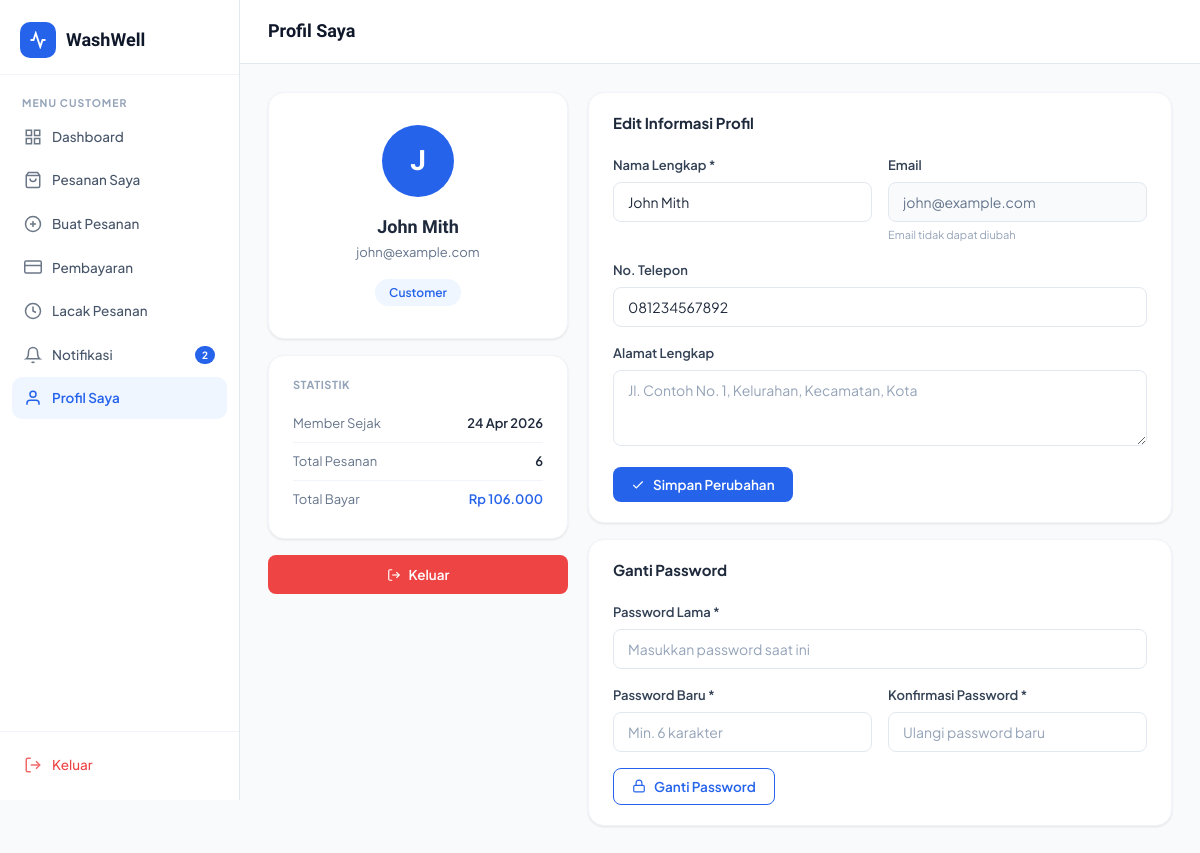
The app's page /customer/profile.php (signed in) with its own data.
### tables this page shows
CREATE TABLE IF NOT EXISTS users (
    id         INT AUTO_INCREMENT PRIMARY KEY,
    name       VARCHAR(100) NOT NULL,
    email      VARCHAR(150) UNIQUE NOT NULL,
    password   VARCHAR(255) NOT NULL,
    phone      VARCHAR(20),
    address    TEXT,
    role       ENUM('customer','admin') DEFAULT 'customer',
    created_at TIMESTAMP DEFAULT CURRENT_TIMESTAMP,
    updated_at TIMESTAMP DEFAULT CURRENT_TIMESTAMP ON UPDATE CURRENT_TIMESTAMP
);

### includes/auth.php (called while the page is built, shortened)
<?php
require_once __DIR__ . '/config.php';
function getCurrentUser() {
    $db = getDB();
    $id = (int)$_SESSION['user_id'];
    $res = $db->query("SELECT * FROM users WHERE id=$id LIMIT 1");
    return $res ? $res->fetch_assoc() : null;
}
function getUnreadNotifs($userId) {
    $db = getDB();
    $uid = (int)$userId;
    $res = $db->query("SELECT COUNT(*) as cnt FROM notifications WHERE user_id=$uid AND is_read=0");
    return $res ? (int)$res->fetch_assoc()['cnt'] : 0;
}
?>

### includes/config.php (called while the page is built, shortened)
<?php
function formatRupiah($amount) {
    return 'Rp ' . number_format($amount, 0, ',', '.');
}
?>

### customer/profile.php (the view, shortened to what this page needs)
<?php
require_once '../includes/auth.php';
$db = getDB();
$user = getCurrentUser();
$uid = (int)$user['id'];
$totalOrders  = $db->query("SELECT COUNT(*) as c FROM orders WHERE user_id=$uid")->fetch_assoc()['c'];
$totalSpent   = $db->query("SELECT COALESCE(SUM(t.amount),0) as s FROM transactions t JOIN orders o ON t.order_id=o.id WHERE o.user_id=$uid AND t.status='success'")->fetch_assoc()['s'];
$memberSince  = date('d M Y', strtotime($user['created_at']));
?>
<!DOCTYPE html>
<html lang="id">
<head>
<link rel="stylesheet" href="../assets/css/style.css">
</head>
<body>
<div class="app-layout">
    <?php require_once('../customer/sidebar.php'); ?>
    <div class="main-content">
        <header class="topbar">
            <div class="topbar-left">
                <div class="topbar-title">Profil Saya</div>
            </div>
        </header>
        <main class="page-content">
            <div style="display:grid;grid-template-columns:300px 1fr;gap:20px;align-items:start;">
                <div style="display:flex;flex-direction:column;gap:16px;">
                    <div class="card">
                        <div class="card-body" style="text-align:center;padding:32px 24px;">
                            <div style="width:72px;height:72px;border-radius:50%;background:var(--primary);display:flex;align-items:center;justify-content:center;font-size:28px;font-weight:800;color:white;margin:0 auto 16px;font-family:'Sora',sans-serif;">
                                <?= strtoupper(substr($user['name'],0,1)) ?>
                            </div>
                            <div style="font-family:'Sora',sans-serif;font-size:18px;font-weight:700;"><?= htmlspecialchars($user['name']) ?></div>
                            <div style="font-size:13px;color:var(--gray-500);margin-bottom:16px;"><?= htmlspecialchars($user['email']) ?></div>
                            <span style="display:inline-block;background:var(--primary-bg);color:var(--primary);padding:4px 14px;border-radius:20px;font-size:12px;font-weight:600;">Customer</span>
                        </div>
                    </div>
                    <div class="card">
                        <div class="card-body">
                            <div style="font-size:11px;font-weight:700;text-transform:uppercase;letter-spacing:0.5px;color:var(--gray-400);margin-bottom:12px;">Statistik</div>
                            <div style="display:flex;justify-content:space-between;padding:8px 0;border-bottom:1px solid var(--gray-100);font-size:13px;">
                                <span style="color:var(--gray-500);">Member Sejak</span>
                                <span style="font-weight:600;"><?= $memberSince ?></span>
                            </div>
                            <div style="display:flex;justify-content:space-between;padding:8px 0;border-bottom:1px solid var(--gray-100);font-size:13px;">
                                <span style="color:var(--gray-500);">Total Pesanan</span>
                                <span style="font-weight:600;"><?= $totalOrders ?></span>
                            </div>
                            <div style="display:flex;justify-content:space-between;padding:8px 0;font-size:13px;">
                                <span style="color:var(--gray-500);">Total Bayar</span>
                                <span style="font-weight:600;color:var(--primary);"><?= formatRupiah($totalSpent) ?></span>
                            </div>
                        </div>
                    </div>
                    <a href="logout.php" class="btn btn-danger btn-full" onclick="return confirm('Yakin ingin keluar?')">
                        <svg width="14" height="14" viewBox="0 0 24 24" fill="none" stroke="currentColor" stroke-width="2"><path d="M9 21H5a2 2 0 0 1-2-2V5a2 2 0 0 1 2-2h4"/><polyline points="16 17 21 12 16 7"/><line x1="21" y1="12" x2="9" y2="12"/></svg>
                        Keluar
                    </a>
                </div>
                <div style="display:flex;flex-direction:column;gap:16px;">
                    <div class="card">
                        <div class="card-header"><span class="card-title">Edit Informasi Profil</span></div>
                        <div class="card-body">
                            <form method="POST">
                                <div style="display:grid;grid-template-columns:1fr 1fr;gap:16px;">
                                    <div class="form-group">
                                        <label class="form-label">Nama Lengkap *</label>
                                        <input type="text" name="name" class="form-control" value="<?= htmlspecialchars($user['name']) ?>" required>
                                    </div>
                                    <div class="form-group">
                                        <label class="form-label">Email</label>
                                        <input type="email" class="form-control" value="<?= htmlspecialchars($user['email']) ?>" disabled style="background:var(--gray-50);color:var(--gray-500);">
                                        <small style="font-size:11px;color:var(--gray-400);">Email tidak dapat diubah</small>
                                    </div>
                                </div>
                                <div class="form-group">
                                    <label class="form-label">No. Telepon</label>
                                    <input type="text" name="phone" class="form-control" value="<?= htmlspecialchars($user['phone'] ?? '') ?>" placeholder="081234567890">
                                </div>
                                <div class="form-group">
                                    <label class="form-label">Alamat Lengkap</label>
                                    <textarea name="address" class="form-control" rows="3" placeholder="Jl. Contoh No. 1, Kelurahan, Kecamatan, Kota"><?= htmlspecialchars($user['address'] ?? '') ?></textarea>
                                </div>
                                <button type="submit" class="btn btn-primary">
                                    <svg width="14" height="14" viewBox="0 0 24 24" fill="none" stroke="currentColor" stroke-width="2"><polyline points="20 6 9 17 4 12"/></svg>
                                    Simpan Perubahan
                                </button>
                            </form>
                        </div>
                    </div>
                    <div class="card">
                        <div class="card-header"><span class="card-title">Ganti Password</span></div>
                        <div class="card-body">
                            <form method="POST">
                                <div class="form-group">
                                    <label class="form-label">Password Lama *</label>
                                    <input type="password" name="old_password" class="form-control" placeholder="Masukkan password saat ini" required>
                                </div>
                                <div style="display:grid;grid-template-columns:1fr 1fr;gap:16px;">
                                    <div class="form-group">
                                        <label class="form-label">Password Baru *</label>
                                        <input type="password" name="new_password" class="form-control" placeholder="Min. 6 karakter" required>
                                    </div>
                                    <div class="form-group">
                                        <label class="form-label">Konfirmasi Password *</label>
                                        <input type="password" name="confirm_password" class="form-control" placeholder="Ulangi password baru" required>
                                    </div>
                                </div>
                                <button type="submit" class="btn btn-outline">
                                    <svg width="14" height="14" viewBox="0 0 24 24" fill="none" stroke="currentColor" stroke-width="2"><rect x="3" y="11" width="18" height="11" rx="2" ry="2"/><path d="M7 11V7a5 5 0 0 1 10 0v4"/></svg>
                                    Ganti Password
                                </button>
                            </form>
                        </div>
                    </div>
                </div>
            </div>
        </main>
    </div>
</div>
</body>
</html>

### customer/sidebar.php (shortened to what this page needs)
<?php
$currentUser = getCurrentUser();
$notifCount = getUnreadNotifs($currentUser['id']);
$currentPage = basename($_SERVER['PHP_SELF'], '.php');
$navItems = [
    ['page'=>'dashboard','icon'=>'<svg width="18" height="18" viewBox="0 0 24 24" fill="none" stroke="currentColor" stroke-width="2"><rect x="3" y="3" width="7" height="7"/><rect x="14" y="3" width="7" height="7"/><rect x="3" y="14" width="7" height="7"/><rect x="14" y="14" width="7" height="7"/></svg>','label'=>'Dashboard','url'=>'dashboard.php'],
    ['page'=>'orders','icon'=>'<svg width="18" height="18" viewBox="0 0 24 24" fill="none" stroke="currentColor" stroke-width="2"><path d="M6 2L3 6v14a2 2 0 0 0 2 2h14a2 2 0 0 0 2-2V6l-3-4z"/><line x1="3" y1="6" x2="21" y2="6"/><path d="M16 10a4 4 0 0 1-8 0"/></svg>','label'=>'Pesanan Saya','url'=>'orders.php'],
    ['page'=>'new_order','icon'=>'<svg width="18" height="18" viewBox="0 0 24 24" fill="none" stroke="currentColor" stroke-width="2"><circle cx="12" cy="12" r="10"/><line x1="12" y1="8" x2="12" y2="16"/><line x1="8" y1="12" x2="16" y2="12"/></svg>','label'=>'Buat Pesanan','url'=>'new_order.php'],
    ['page'=>'payments','icon'=>'<svg width="18" height="18" viewBox="0 0 24 24" fill="none" stroke="currentColor" stroke-width="2"><rect x="1" y="4" width="22" height="16" rx="2" ry="2"/><line x1="1" y1="10" x2="23" y2="10"/></svg>','label'=>'Pembayaran','url'=>'payments.php'],
    ['page'=>'tracking','icon'=>'<svg width="18" height="18" viewBox="0 0 24 24" fill="none" stroke="currentColor" stroke-width="2"><circle cx="12" cy="12" r="10"/><polyline points="12 6 12 12 16 14"/></svg>','label'=>'Lacak Pesanan','url'=>'tracking.php'],
    ['page'=>'notifications','icon'=>'<svg width="18" height="18" viewBox="0 0 24 24" fill="none" stroke="currentColor" stroke-width="2"><path d="M18 8A6 6 0 0 0 6 8c0 7-3 9-3 9h18s-3-2-3-9"/><path d="M13.73 21a2 2 0 0 1-3.46 0"/></svg>','label'=>'Notifikasi','url'=>'notifications.php'],
    ['page'=>'profile','icon'=>'<svg width="18" height="18" viewBox="0 0 24 24" fill="none" stroke="currentColor" stroke-width="2"><path d="M20 21v-2a4 4 0 0 0-4-4H8a4 4 0 0 0-4 4v2"/><circle cx="12" cy="7" r="4"/></svg>','label'=>'Profil Saya','url'=>'profile.php'],
];
?>
<aside class="sidebar" id="sidebar">
    <div class="sidebar-logo">
        <div class="logo-icon">
            <svg width="18" height="18" viewBox="0 0 24 24" fill="none" stroke="white" stroke-width="2.5"><path d="M22 12h-4l-3 9L9 3l-3 9H2"/></svg>
        </div>
        <span>WashWell</span>
    </div>
    <nav class="sidebar-nav">
        <div class="nav-label">Menu Customer</div>
        <?php foreach ($navItems as $item): ?>
        <a href="<?= $item['url'] ?>" class="nav-item <?= $currentPage === $item['page'] ? 'active' : '' ?>">
            <?= $item['icon'] ?>
            <?= $item['label'] ?>
            <?php if ($item['page']==='notifications' && $notifCount > 0): ?>
            <span class="nav-badge"><?= $notifCount ?></span>
            <?php endif; ?>
        </a>
        <?php endforeach; ?>
    </nav>
    <div class="sidebar-footer">
        <a href="logout.php" class="nav-item" style="color:#EF4444;" onclick="return confirm('Yakin ingin keluar?')">
            <svg width="18" height="18" viewBox="0 0 24 24" fill="none" stroke="currentColor" stroke-width="2"><path d="M9 21H5a2 2 0 0 1-2-2V5a2 2 0 0 1 2-2h4"/><polyline points="16 17 21 12 16 7"/><line x1="21" y1="12" x2="9" y2="12"/></svg>
            Keluar
        </a>
    </div>
</aside>

### records on screen
users: id "2", name "J", name "John Mith", email "john@example.com", created_at "24 Apr 2026", phone "081234567892"

### other values on screen
$item['label'] "Dashboard"
$item['label'] "Pesanan Saya"
$item['label'] "Buat Pesanan"
$item['label'] "Pembayaran"
$item['label'] "Lacak Pesanan"
$item['label'] "Notifikasi"
$item['label'] "Profil Saya"
$totalOrders "6"
formatRupiah($totalSpent) "Rp 106.000"
